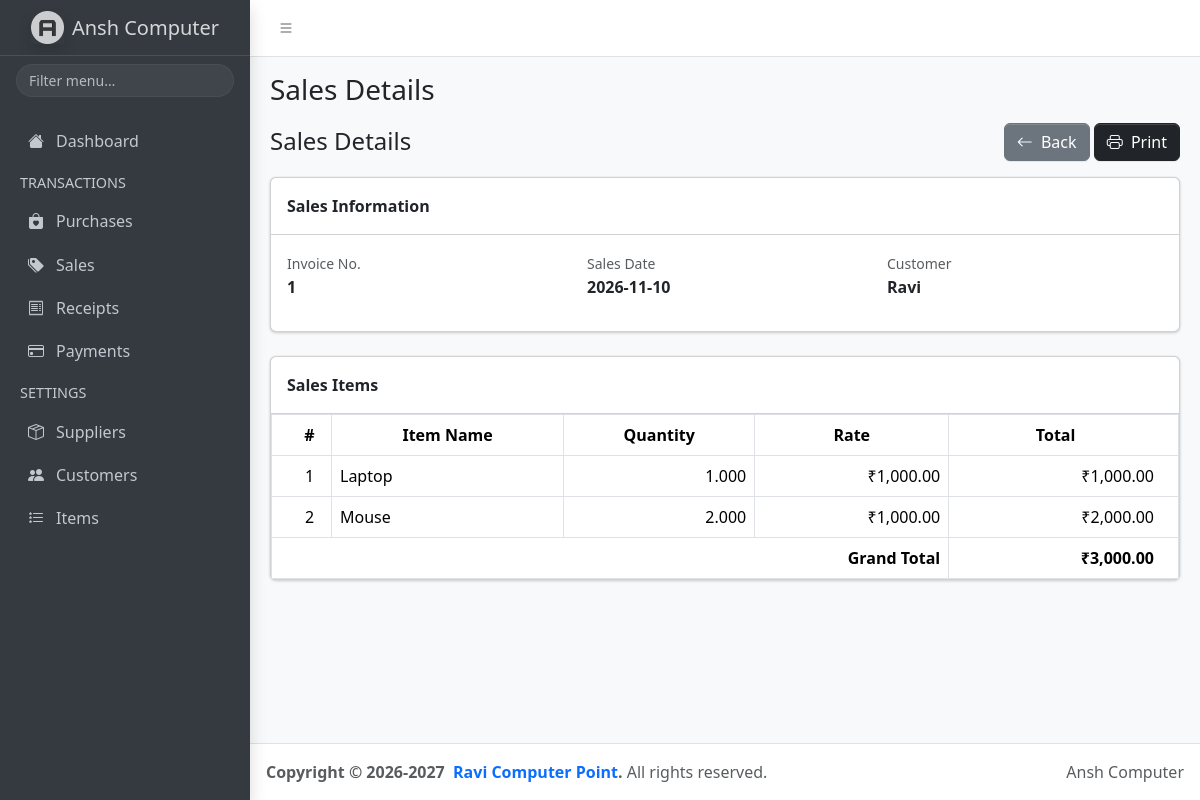
Page /sales/show.php?id=3 on the committed database.
### tables this page shows
CREATE TABLE `sales` (
  `id` int(11) NOT NULL,
  `date` date NOT NULL,
  `invoice_no` varchar(100) DEFAULT NULL,
  `customer_id` int(11) NOT NULL,
  `total_amount` decimal(14,2) NOT NULL DEFAULT 0.00,
  `created_at` timestamp NULL DEFAULT current_timestamp()
);

CREATE TABLE `customers` (
  `id` int(11) NOT NULL,
  `name` varchar(50) NOT NULL,
  `mobile_no` varchar(10) DEFAULT NULL,
  `address` varchar(50) DEFAULT NULL
);

CREATE TABLE `sales_items` (
  `id` int(11) NOT NULL,
  `sales_id` int(11) NOT NULL,
  `item_id` int(11) NOT NULL,
  `quantity` decimal(12,3) NOT NULL,
  `rate` decimal(12,2) NOT NULL,
  `total` decimal(14,2) NOT NULL
);

CREATE TABLE `items` (
  `id` int(11) NOT NULL,
  `name` varchar(100) NOT NULL
);

### sales/show.php (the view, shortened to what this page needs)
<?php
include('../includes/header.php');
include('../db_config.php');
$id = (int)($_GET['id'] ?? 0);
$sql = "
    SELECT
        sales.*,
        customers.name AS customer_name
    FROM sales
    LEFT JOIN customers
        ON sales.customer_id = customers.id
    WHERE sales.id = ?
";
$stmt = $conn->prepare($sql);
$stmt->bind_param("i", $id);
$stmt->execute();
$sale = $stmt->get_result()->fetch_assoc();
$itemSql = "
    SELECT
        sales_items.*,
        items.name AS item_name
    FROM sales_items
    LEFT JOIN items
        ON sales_items.item_id = items.id
    WHERE sales_items.sales_id = ?
    ORDER BY sales_items.id ASC
";
$itemStmt = $conn->prepare($itemSql);
$itemStmt->bind_param("i", $id);
$itemStmt->execute();
$salesItems = $itemStmt->get_result();
?>
<div class="d-flex justify-content-between align-items-center mb-3">
    <h4 class="mb-0">Sales Details</h4>
    <div>
        <a href="index.php" class="btn btn-secondary">
            <i class="bi bi-arrow-left me-1"></i>
            Back
        </a>
        <button onclick="window.print()" class="btn btn-dark">
            <i class="bi bi-printer me-1"></i>
            Print
        </button>
    </div>
</div>
<div class="card mb-4">
    <div class="card-header">
        <strong>Sales Information</strong>
    </div>
    <div class="card-body">
        <div class="row">
            <div class="col-md-4 mb-3">
                <small class="text-muted">Invoice No.</small>
                <div>
                    <strong>
                        <?php echo htmlspecialchars($sale['invoice_no'] ?? ''); ?>
                    </strong>
                </div>
            </div>
            <div class="col-md-4 mb-3">
                <small class="text-muted">Sales Date</small>
                <div>
                    <strong>
                        <?php echo htmlspecialchars($sale['date'] ?? ''); ?>
                    </strong>
                </div>
            </div>
            <div class="col-md-4 mb-3">
                <small class="text-muted">Customer</small>
                <div>
                    <strong>
                        <?php echo htmlspecialchars($sale['customer_name'] ?? 'N/A'); ?>
                    </strong>
                </div>
            </div>
        </div>
    </div>
</div>
<div class="card">
    <div class="card-header">
        <strong>Sales Items</strong>
    </div>
    <div class="card-body p-0">
        <div class="table-responsive">
            <table class="table table-bordered table-hover mb-0">
                <thead>
                    <tr class="text-center">
                        <th width="60">#</th>
                        <th>Item Name</th>
                        <th>Quantity</th>
                        <th>Rate</th>
                        <th>Total</th>
                    </tr>
                </thead>
                <tbody>
                    <?php
                    $i = 1;
                    ?>
                    <?php if ($salesItems->num_rows > 0): ?>
                        <?php while ($item = $salesItems->fetch_assoc()): ?>
                            <tr>
                                <td class="text-center">
                                    <?php echo $i++; ?>
                                </td>
                                <td>
                                    <?php echo htmlspecialchars($item['item_name'] ?? 'Item not found'); ?>
                                </td>
                                <td class="text-end">
                                    <?php echo number_format((float)$item['quantity'], 3); ?>
                                </td>
                                <td class="text-end">
                                    ₹<?php echo number_format((float)$item['rate'], 2); ?>
                                </td>
                                <td class="text-end">
                                    ₹<?php echo number_format((float)$item['total'], 2); ?>
                                </td>
                            </tr>
                        <?php endwhile; ?>
                    <?php endif; ?>
                </tbody>
                <tfoot>
                    <tr>
                        <th colspan="4" class="text-end">
                            Grand Total
                        </th>
                        <th class="text-end">
                            ₹<?php echo number_format((float)$sale['total_amount'], 2); ?>
                        </th>
                    </tr>
                </tfoot>
            </table>
        </div>
    </div>
</div>
<?php
include('../includes/footer.php');
?>

### rows in the picture
sales: invoice_no "1", date "2026-11-10", customer.name "Ravi", total_amount "3,000.00"
sales_items: item.name "Laptop", quantity "1.000", rate "1,000.00", total "1,000.00"
sales_items: item.name "Mouse", quantity "2.000", rate "1,000.00", total "2,000.00"

### other values in the picture
$page_title "Sales Details"
